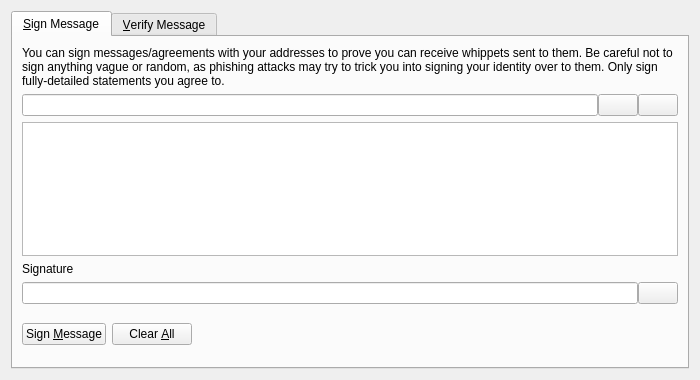
<?xml version="1.0" encoding="UTF-8"?>
<ui version="4.0">
 <class>SignVerifyMessageDialog</class>
 <widget class="QDialog" name="SignVerifyMessageDialog">
  <property name="geometry">
   <rect>
    <x>0</x>
    <y>0</y>
    <width>700</width>
    <height>380</height>
   </rect>
  </property>
  <property name="windowTitle">
   <string>Signatures - Sign / Verify a Message</string>
  </property>
  <property name="modal">
   <bool>true</bool>
  </property>
  <layout class="QVBoxLayout" name="verticalLayout">
   <item>
    <widget class="QTabWidget" name="tabWidget">
     <property name="currentIndex">
      <number>0</number>
     </property>
     <widget class="QWidget" name="tabSignMessage">
      <attribute name="title">
       <string>&amp;Sign Message</string>
      </attribute>
      <layout class="QVBoxLayout" name="verticalLayout_SM">
       <item>
        <widget class="QLabel" name="infoLabel_SM">
         <property name="text">
          <string>You can sign messages/agreements with your addresses to prove you can receive whippets sent to them. Be careful not to sign anything vague or random, as phishing attacks may try to trick you into signing your identity over to them. Only sign fully-detailed statements you agree to.</string>
         </property>
         <property name="textFormat">
          <enum>Qt::PlainText</enum>
         </property>
         <property name="wordWrap">
          <bool>true</bool>
         </property>
        </widget>
       </item>
       <item>
        <layout class="QHBoxLayout" name="horizontalLayout_1_SM">
         <property name="spacing">
          <number>0</number>
         </property>
         <item>
          <widget class="QValidatedLineEdit" name="addressIn_SM">
           <property name="toolTip">
            <string>The Whippet address to sign the message with</string>
           </property>
          </widget>
         </item>
         <item>
          <widget class="QPushButton" name="addressBookButton_SM">
           <property name="toolTip">
            <string>Choose previously used address</string>
           </property>
           <property name="text">
            <string/>
           </property>
           <property name="icon">
            <iconset resource="../bitcoin.qrc">
             <normaloff>:/icons/address-book</normaloff>:/icons/address-book</iconset>
           </property>
           <property name="shortcut">
            <string>Alt+A</string>
           </property>
           <property name="autoDefault">
            <bool>false</bool>
           </property>
          </widget>
         </item>
         <item>
          <widget class="QPushButton" name="pasteButton_SM">
           <property name="toolTip">
            <string>Paste address from clipboard</string>
           </property>
           <property name="text">
            <string/>
           </property>
           <property name="icon">
            <iconset resource="../bitcoin.qrc">
             <normaloff>:/icons/editpaste</normaloff>:/icons/editpaste</iconset>
           </property>
           <property name="shortcut">
            <string>Alt+P</string>
           </property>
           <property name="autoDefault">
            <bool>false</bool>
           </property>
          </widget>
         </item>
        </layout>
       </item>
       <item>
        <widget class="QPlainTextEdit" name="messageIn_SM">
         <property name="toolTip">
          <string>Enter the message you want to sign here</string>
         </property>
        </widget>
       </item>
       <item>
        <widget class="QLabel" name="signatureLabel_SM">
         <property name="text">
          <string>Signature</string>
         </property>
         <property name="textFormat">
          <enum>Qt::PlainText</enum>
         </property>
        </widget>
       </item>
       <item>
        <layout class="QHBoxLayout" name="horizontalLayout_2_SM">
         <property name="spacing">
          <number>0</number>
         </property>
         <item>
          <widget class="QLineEdit" name="signatureOut_SM">
           <property name="font">
            <font>
             <italic>true</italic>
            </font>
           </property>
           <property name="readOnly">
            <bool>true</bool>
           </property>
          </widget>
         </item>
         <item>
          <widget class="QPushButton" name="copySignatureButton_SM">
           <property name="toolTip">
            <string>Copy the current signature to the system clipboard</string>
           </property>
           <property name="text">
            <string/>
           </property>
           <property name="icon">
            <iconset resource="../bitcoin.qrc">
             <normaloff>:/icons/editcopy</normaloff>:/icons/editcopy</iconset>
           </property>
           <property name="autoDefault">
            <bool>false</bool>
           </property>
          </widget>
         </item>
        </layout>
       </item>
       <item>
        <layout class="QHBoxLayout" name="horizontalLayout_3_SM">
         <item>
          <widget class="QPushButton" name="signMessageButton_SM">
           <property name="toolTip">
            <string>Sign the message to prove you own this Whippet address</string>
           </property>
           <property name="text">
            <string>Sign &amp;Message</string>
           </property>
           <property name="icon">
            <iconset resource="../bitcoin.qrc">
             <normaloff>:/icons/edit</normaloff>:/icons/edit</iconset>
           </property>
           <property name="autoDefault">
            <bool>false</bool>
           </property>
          </widget>
         </item>
         <item>
          <widget class="QPushButton" name="clearButton_SM">
           <property name="toolTip">
            <string>Reset all sign message fields</string>
           </property>
           <property name="text">
            <string>Clear &amp;All</string>
           </property>
           <property name="icon">
            <iconset resource="../bitcoin.qrc">
             <normaloff>:/icons/remove</normaloff>:/icons/remove</iconset>
           </property>
           <property name="autoDefault">
            <bool>false</bool>
           </property>
          </widget>
         </item>
         <item>
          <spacer name="horizontalSpacer_1_SM">
           <property name="orientation">
            <enum>Qt::Horizontal</enum>
           </property>
           <property name="sizeHint" stdset="0">
            <size>
             <width>40</width>
             <height>48</height>
            </size>
           </property>
          </spacer>
         </item>
         <item>
          <widget class="QLabel" name="statusLabel_SM">
           <property name="font">
            <font>
             <weight>75</weight>
             <bold>true</bold>
            </font>
           </property>
           <property name="text">
            <string/>
           </property>
           <property name="wordWrap">
            <bool>true</bool>
           </property>
          </widget>
         </item>
         <item>
          <spacer name="horizontalSpacer_2_SM">
           <property name="orientation">
            <enum>Qt::Horizontal</enum>
           </property>
           <property name="sizeHint" stdset="0">
            <size>
             <width>40</width>
             <height>48</height>
            </size>
           </property>
          </spacer>
         </item>
        </layout>
       </item>
      </layout>
     </widget>
     <widget class="QWidget" name="tabVerifyMessage">
      <attribute name="title">
       <string>&amp;Verify Message</string>
      </attribute>
      <layout class="QVBoxLayout" name="verticalLayout_VM">
       <item>
        <widget class="QLabel" name="infoLabel_VM">
         <property name="text">
          <string>Enter the receiver's address, message (ensure you copy line breaks, spaces, tabs, etc. exactly) and signature below to verify the message. Be careful not to read more into the signature than what is in the signed message itself, to avoid being tricked by a man-in-the-middle attack. Note that this only proves the signing party receives with the address, it cannot prove sendership of any transaction!</string>
         </property>
         <property name="textFormat">
          <enum>Qt::PlainText</enum>
         </property>
         <property name="alignment">
          <set>Qt::AlignLeading|Qt::AlignLeft|Qt::AlignTop</set>
         </property>
         <property name="wordWrap">
          <bool>true</bool>
         </property>
        </widget>
       </item>
       <item>
        <layout class="QHBoxLayout" name="horizontalLayout_1_VM">
         <property name="spacing">
          <number>0</number>
         </property>
         <item>
          <widget class="QValidatedLineEdit" name="addressIn_VM">
           <property name="toolTip">
            <string>The Whippet address the message was signed with</string>
           </property>
          </widget>
         </item>
         <item>
          <widget class="QPushButton" name="addressBookButton_VM">
           <property name="toolTip">
            <string>Choose previously used address</string>
           </property>
           <property name="text">
            <string/>
           </property>
           <property name="icon">
            <iconset resource="../bitcoin.qrc">
             <normaloff>:/icons/address-book</normaloff>:/icons/address-book</iconset>
           </property>
           <property name="shortcut">
            <string>Alt+A</string>
           </property>
           <property name="autoDefault">
            <bool>false</bool>
           </property>
          </widget>
         </item>
        </layout>
       </item>
       <item>
        <widget class="QPlainTextEdit" name="messageIn_VM"/>
       </item>
       <item>
        <widget class="QValidatedLineEdit" name="signatureIn_VM"/>
       </item>
       <item>
        <layout class="QHBoxLayout" name="horizontalLayout_2_VM">
         <item>
          <widget class="QPushButton" name="verifyMessageButton_VM">
           <property name="toolTip">
            <string>Verify the message to ensure it was signed with the specified Whippet address</string>
           </property>
           <property name="text">
            <string>Verify &amp;Message</string>
           </property>
           <property name="icon">
            <iconset resource="../bitcoin.qrc">
             <normaloff>:/icons/transaction_0</normaloff>:/icons/transaction_0</iconset>
           </property>
           <property name="autoDefault">
            <bool>false</bool>
           </property>
          </widget>
         </item>
         <item>
          <widget class="QPushButton" name="clearButton_VM">
           <property name="toolTip">
            <string>Reset all verify message fields</string>
           </property>
           <property name="text">
            <string>Clear &amp;All</string>
           </property>
           <property name="icon">
            <iconset resource="../bitcoin.qrc">
             <normaloff>:/icons/remove</normaloff>:/icons/remove</iconset>
           </property>
           <property name="autoDefault">
            <bool>false</bool>
           </property>
          </widget>
         </item>
         <item>
          <spacer name="horizontalSpacer_1_VM">
           <property name="orientation">
            <enum>Qt::Horizontal</enum>
           </property>
           <property name="sizeHint" stdset="0">
            <size>
             <width>40</width>
             <height>48</height>
            </size>
           </property>
          </spacer>
         </item>
         <item>
          <widget class="QLabel" name="statusLabel_VM">
           <property name="font">
            <font>
             <weight>75</weight>
             <bold>true</bold>
            </font>
           </property>
           <property name="text">
            <string/>
           </property>
           <property name="wordWrap">
            <bool>true</bool>
           </property>
          </widget>
         </item>
         <item>
          <spacer name="horizontalSpacer_2_VM">
           <property name="orientation">
            <enum>Qt::Horizontal</enum>
           </property>
           <property name="sizeHint" stdset="0">
            <size>
             <width>40</width>
             <height>48</height>
            </size>
           </property>
          </spacer>
         </item>
        </layout>
       </item>
      </layout>
     </widget>
    </widget>
   </item>
  </layout>
 </widget>
 <customwidgets>
  <customwidget>
   <class>QValidatedLineEdit</class>
   <extends>QLineEdit</extends>
   <header>qvalidatedlineedit.h</header>
  </customwidget>
 </customwidgets>
 <resources>
  <include location="../bitcoin.qrc"/>
 </resources>
 <connections/>
</ui>
